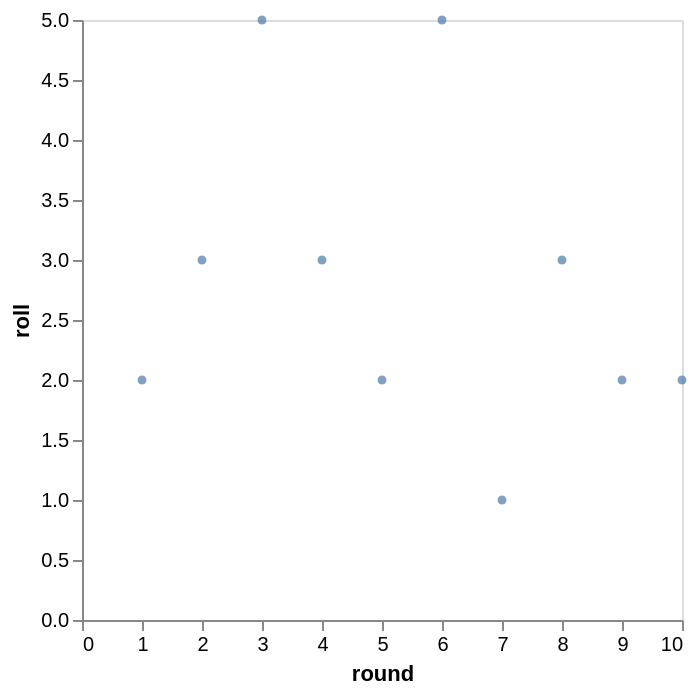

The code cell stored with this chart in its notebook:
### Code cell
alt.Chart(df_dice).mark_circle(size=20).encode(
    alt.X('round', axis=alt.Axis(grid=False)),
    alt.Y('roll', axis=alt.Axis(grid=False)))

### Figure 1 — Vega-Lite specification as saved in the notebook (floating-point values rounded to 4 significant figures)
{"config": {"view": {"continuousWidth": 300, "continuousHeight": 300}}, "data": {"name": "data-4aa9b06e794a9e3d0562a7120ee23ed7"}, "mark": {"type": "circle", "size": 20}, "encoding": {"x": {"axis": {"grid": false}, "field": "round", "type": "quantitative"}, "y": {"axis": {"grid": false}, "field": "roll", "type": "quantitative"}}, "$schema": "https://vega.github.io/schema/vega-lite/v6.4.1.json", "datasets": {"data-4aa9b06e794a9e3d0562a7120ee23ed7": [{"round": 1.0, "roll": 2}, {"round": 2.0, "roll": 3}, {"round": 3.0, "roll": 5}, {"round": 4.0, "roll": 3}, {"round": 5.0, "roll": 2}, {"round": 6.0, "roll": 5}, {"round": 7.0, "roll": 1}, {"round": 8.0, "roll": 3}, {"round": 9.0, "roll": 2}, {"round": 10.0, "roll": 2}]}}
